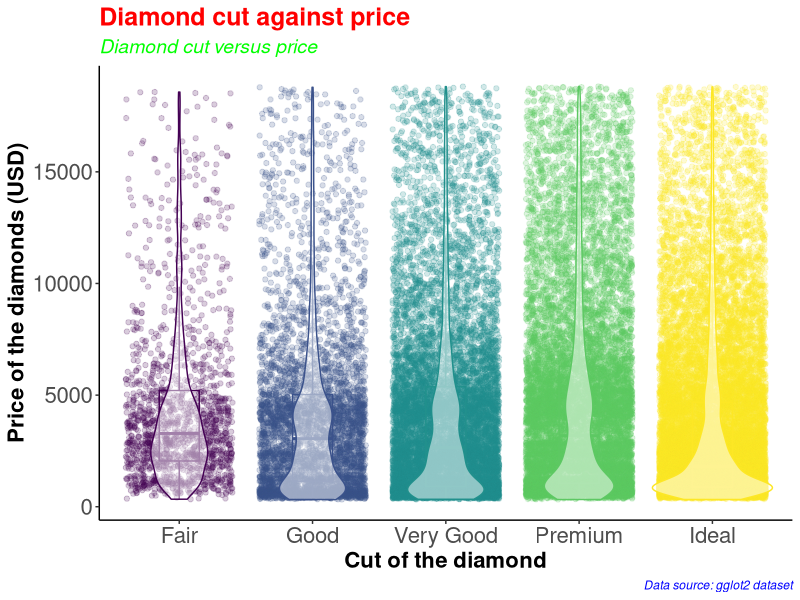
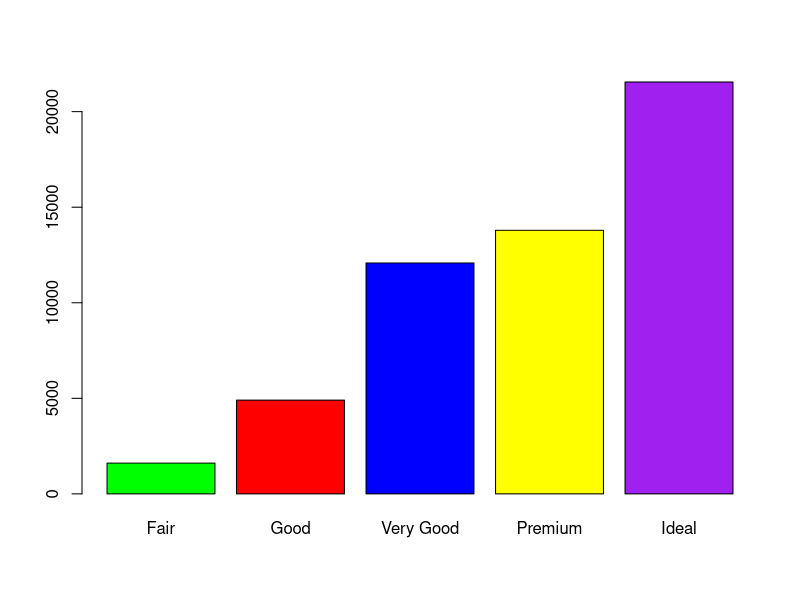

Write R code to recreate these figures, in order.
# Combining both boxplot and violin plots in one.

library(tidyverse)

diamonds_df <- diamonds

diamonds_df %>% 
  ggplot(aes(x = cut, y = price, color = cut)) +
  geom_point(position = "jitter", alpha = 0.2) +
  geom_boxplot(alpha = 0, width = 0.3) +
  geom_violin(alpha = 0.5) +
  theme_classic() +
  theme(legend.position = "none") +
  labs(x = "Cut of the diamond",
       y = "Price of the diamonds (USD)",
       title = "Diamond cut against price",
       subtitle = "Diamond cut versus price",
       caption = "Data source: gglot2 dataset") +
  theme(axis.text=element_text(size=16),
        axis.title=element_text(size=16,face="bold")) +
  theme(plot.title = element_text(color = 'red', size = 18, face = 'bold'),
        plot.subtitle = element_text(color = 'green', size = 14, face = 'italic'),
        plot.caption = element_text(color = 'blue', face = 'italic'))

diamonds %>% 
  filter(cut == 'Very Good') %>% 
  nrow()


diamonds %>% 
  select(cut) %>% 
  table() %>% 
  barplot(col = c('green', 'red', 'blue', 'yellow', 'purple'))
